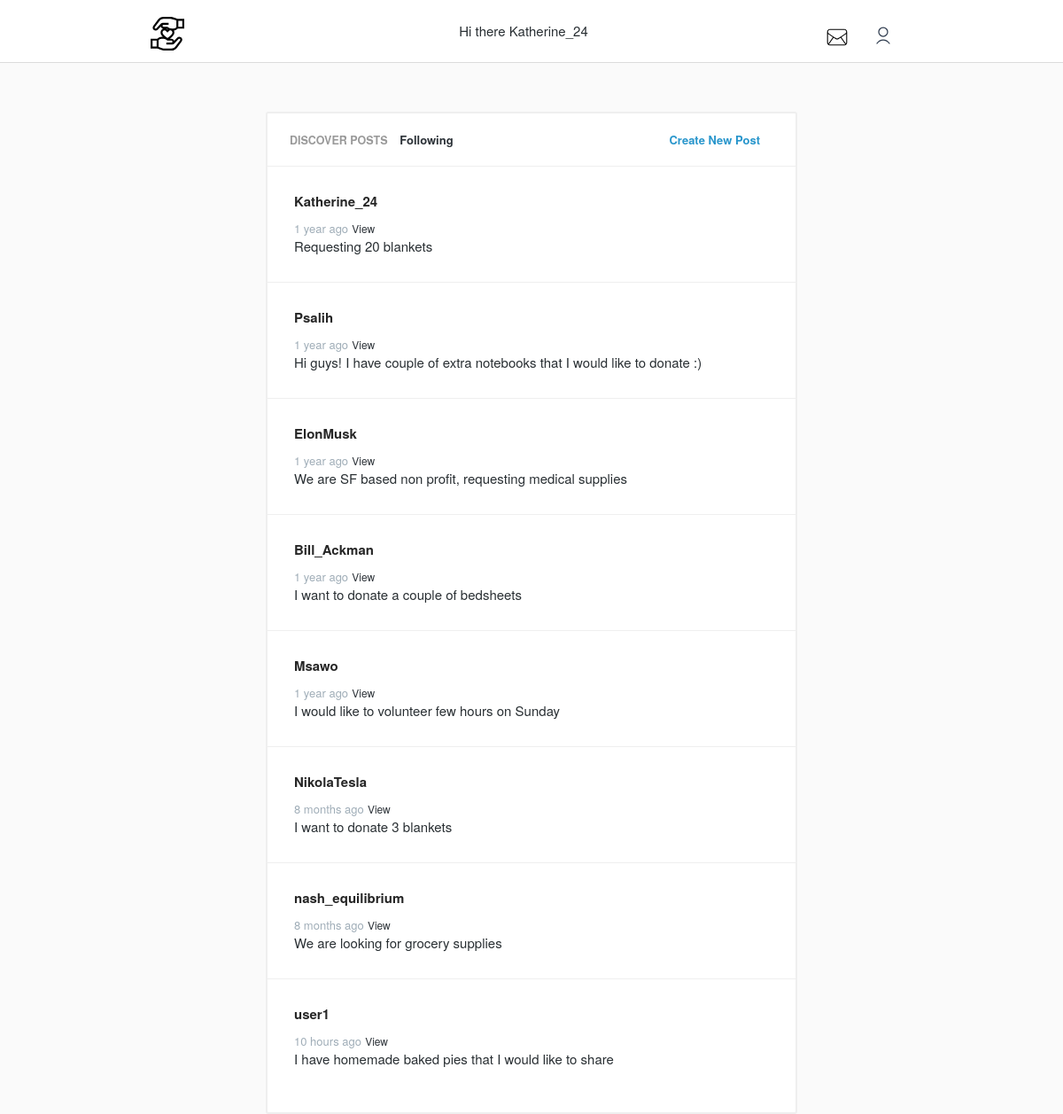
Page /discover (signed in) on the committed database.
### models.py (models this page shows, shortened)
class User(UserMixin, Model):
    username = CharField(unique=True)
    email = CharField(unique=True)
    password = CharField(max_length=100)
    joined_at = DateTimeField(default=datetime.datetime.now)
    is_admin = BooleanField(default=False)
    class Meta:
        database = DATABASE
        order_by = ('-joined_at',)

class Post(Model):
    timestamp = DateTimeField(default=datetime.datetime.now)
    user = ForeignKeyField(User,
        backref='posts'
    )
    content = TextField()
    class Meta:
        database = DATABASE
        order_by = ('-timestamp',)
    def time(self,dt):
	return int((mod_time.mktime(dt.timetuple())+dt.microsecond/1000000.0))

### app.py (the view)
@app.route('/discover')
@login_required
def discover():
    stream = models.Post.select().limit(100)
    return render_template('stream.html', stream=stream) # was 'home' - also altered before that

### app.py (called while the page is built)
@login_manager.user_loader
def load_user(userid):
    try:
        return models.User.get(models.User.id == userid)
    except models.DoesNotExist:
        return None

@app.before_request
def before_request():
    g.db = models.DATABASE
    g.db.connect(reuse_if_open=True)
    g.user = current_user

@app.after_request
def after_request(response):
    g.db.close()
    return response

### templates/stream.html (shortened to what this page needs)
{% extends "layout.html" %}
{% block content %}
{% for post in stream %}
    <article>
        <a href="{{ url_for('stream', username=post.user.username) }}"><h2>{{ post.user.username }}</h2></a>
        <time data-time="{{ post.time(post.timestamp) }}" class="distime" datetime="{{ post.timestamp.strftime('%Y-%m-%d %H:%M:%p') }}">{{ post.timestamp.strftime('%Y-%m-%d %H:%M:%p') }} </time> <a href="{{ url_for('view_post', post_id=post.id) }}" class="view">View</a>
        <div class="post">
            {{ post.content }}
        </div>
    </article>
{% endfor %}
{% endblock %}

### templates/layout.html (shortened to what this page needs)
<!DOCTYPE html>
<html class="no-js">
    <head>
        <link rel="stylesheet" href="/static/css/normalize.min.css">
        <link rel="stylesheet" href="/static/css/main.css">
    </head>
    <body>
        <header>
          <div class="row">
            <div class="grid-25">
                <a href="{{ url_for('index') }}" class="icon-logo"></a>
            </div>
            <div class="grid-50">
                <h1>Hi there{% if current_user.is_authenticated %} {{ current_user.username }}{% endif %}</h1>
            </div>
            <div class="grid-25">
                {% if current_user.is_authenticated %}
                <a href="{{ url_for('logout') }}" class="log-in-dark" title="Log out"></a>
                <a href="#" class="icon-inbox" title="Inbox">
              </a>
                {% else %}
                <a href="{{ url_for('login') }}" class="log-in-dark" title="Log in"></a>
                <a href="/register" class="_aj7mu _2hpcs _kenyh _o0442 slide-right">Sign up</a>
                {% endif %}
            </div>
          </div>
        </header>
        <div class="row">
          <div class="main">
            <nav>
                {% if current_user.is_authenticated %}
              <a href="{{ url_for('discover') }}">DISCOVER POSTS</a>
                <a href="{{ url_for('stream', username=current_user.username) }}">Following</a>
                <a href="{{ url_for('post') }}" class="new">Create New Post</a>
            </nav>
            {% endif %}
            {% block content %}{% endblock %}
          </div>
        </div>
    </body>
</html>

### static/css/main.css (style rules this page uses)
body, input, button, textarea { font-family: 'proxima-nova','Helvetica Neue',Arial,Helvetica,sans-serif; }
body { font-size: 15px; color: #292f33; font-weight: 400; background-color: #fafafa; position: relative; }
a { text-decoration: none; color: #2C3238; }
h1, h2, h3, h4 { font-size: 1.15em; font-weight: normal; margin: 0; line-height: 1em; }
h1 { text-align: center; line-height: 20px; font-size: 15px; }
h2 { margin: 0 0 10px; font-weight: 600; overflow: hidden; text-overflow: ellipsis; font-size: 15px; line-height: 18px; color: #262626; }
header { width: 100%; background: #fff; padding: 10px 0; border-bottom: 1px solid #dbdbdb; }
.icon-logo { width: 38px; height: 38px; background: url('../img/icon-logo.svg') center no-repeat; display: block; float: left; margin-top: -6px; }
.log-in-dark { width: 30px; height: 30px; background: url('../img/log-in.svg') center no-repeat; background-size: 20px 20px; display: block; float: right; }
.icon-inbox { width: 30px; height: 30px; background: url('../img/icon-inbox.svg') center no-repeat; background-size: 30px 30px; display: block; float: right; margin-right: 22px; margin-top: 5px; }
.main { max-width: 600px; margin: 40px auto 0; background: #fff; border-radius: 3px; transition: .35s linear; padding-bottom: 20px; align-items: stretch; border: 2px solid #efefef; box-sizing: border-box; -webkit-box-orient: vertical; -webkit-box-direction: normal; flex-direction: column; flex-shrink: 0; -webkit-box-flex: 1; }
nav { padding: 0 0 0 20px; position: relative; padding: 20px; font-size: 13px; color: #999; font-weight: 600; border-bottom: solid 1px #efefef; }
nav a { padding: 0 5px 5px; }
nav a.new { float: right; margin-right: 15px; text-transform: none; color: #2996cc; font-weight: 600; transition: color .15s linear; }
nav a.current { color: #999; font-size: 12.5px; font-weight: 600; text-transform: uppercase; }
article { border-bottom: solid 1px #efefef; margin: 0; padding: 30px; }
article:last-child { border-bottom: 0; }
time { font-size: 13px; opacity: .8; color: #8899a6; }
.view { font-size: 0.8em; text-transform: upper; }
a { text-decoration: none; }
.row { max-width: 900px; padding: 0 40px; padding-top: 15px; margin: 0 auto; transition: .35s linear; }
.row:before, .row:after { content: ''; display: table; }
.row:after { clear: both; }
.grid-50 { display: inline-block; float: left; width: 49%; }
.grid-25 { display: inline-block; float: left; width: 20%; margin: 0 2.25%; }

### rows in the picture
User: username "Katherine_24"
Post: user.username "Katherine_24", content "Requesting 20 blankets"
Post: user.username "Psalih", content "Hi guys! I have couple of extra notebooks that I would like to donate :)"
Post: user.username "ElonMusk", content "We are SF based non profit, requesting medical supplies"
Post: user.username "Bill_Ackman", content "I want to donate a couple of bedsheets"
Post: user.username "Msawo", content "I would like to volunteer few hours on Sunday"
Post: user.username "NikolaTesla", content "I want to donate 3 blankets"
Post: user.username "nash_equilibrium", content "We are looking for grocery supplies"
Post: user.username "user1", content "I have homemade baked pies that I would like to share"
